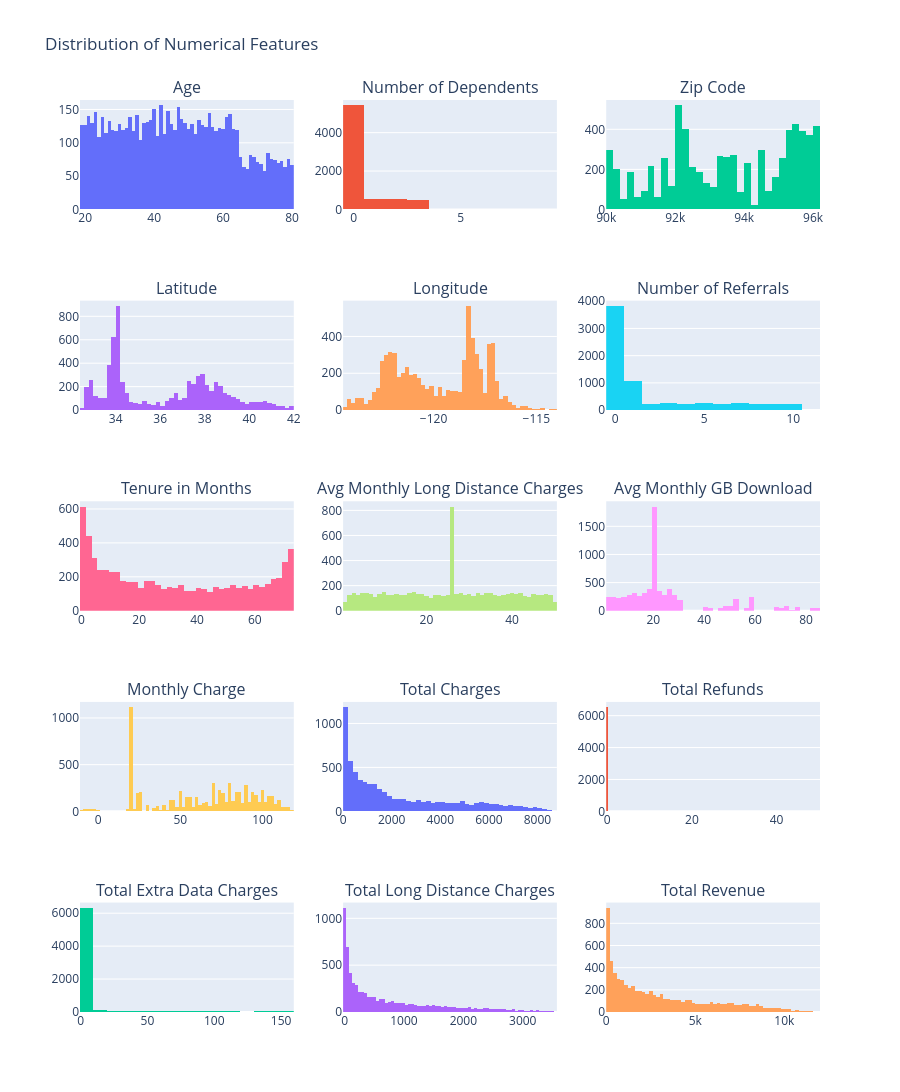

Notebook code cell kept with this figure:
### Code cell
# Create distribution plots for numerical features
n_cols = 3
n_rows = (len(numerical_cols) + n_cols - 1) // n_cols

fig = make_subplots(rows=n_rows, cols=n_cols, 
                    subplot_titles=numerical_cols[:n_rows*n_cols],
                    vertical_spacing=0.1)

for idx, col in enumerate(numerical_cols[:n_rows*n_cols]):
    row = idx // n_cols + 1
    col_pos = idx % n_cols + 1
    
    if idx < len(numerical_cols):
        fig.add_trace(
            go.Histogram(x=df_clean[numerical_cols[idx]], 
                        name=numerical_cols[idx],
                        showlegend=False),
            row=row, col=col_pos
        )

fig.update_layout(height=300*n_rows, 
                  title_text="Distribution of Numerical Features",
                  showlegend=False)
fig.show()

### Figure 1 — Plotly figure (JSON) as saved in the notebook; plotly's stock layout.template omitted (floating-point values rounded to 4 significant figures; data arrays with more than 128 entries replaced by an {"elided": "..."} marker saying what was removed)
{"data": [{"name": "Age", "showlegend": false, "type": "histogram", "x": {"elided": "7043 int values"}, "xaxis": "x", "yaxis": "y"}, {"name": "Number of Dependents", "showlegend": false, "type": "histogram", "x": {"elided": "7043 int values"}, "xaxis": "x2", "yaxis": "y2"}, {"name": "Zip Code", "showlegend": false, "type": "histogram", "x": {"elided": "7043 int values"}, "xaxis": "x3", "yaxis": "y3"}, {"name": "Latitude", "showlegend": false, "type": "histogram", "x": {"elided": "7043 float values"}, "xaxis": "x4", "yaxis": "y4"}, {"name": "Longitude", "showlegend": false, "type": "histogram", "x": {"elided": "7043 float values"}, "xaxis": "x5", "yaxis": "y5"}, {"name": "Number of Referrals", "showlegend": false, "type": "histogram", "x": {"elided": "7043 int values"}, "xaxis": "x6", "yaxis": "y6"}, {"name": "Tenure in Months", "showlegend": false, "type": "histogram", "x": {"elided": "7043 int values"}, "xaxis": "x7", "yaxis": "y7"}, {"name": "Avg Monthly Long Distance Charges", "showlegend": false, "type": "histogram", "x": {"elided": "7043 float values"}, "xaxis": "x8", "yaxis": "y8"}, {"name": "Avg Monthly GB Download", "showlegend": false, "type": "histogram", "x": {"elided": "7043 float values"}, "xaxis": "x9", "yaxis": "y9"}, {"name": "Monthly Charge", "showlegend": false, "type": "histogram", "x": {"elided": "7043 float values"}, "xaxis": "x10", "yaxis": "y10"}, {"name": "Total Charges", "showlegend": false, "type": "histogram", "x": {"elided": "7043 float values"}, "xaxis": "x11", "yaxis": "y11"}, {"name": "Total Refunds", "showlegend": false, "type": "histogram", "x": {"elided": "7043 float values"}, "xaxis": "x12", "yaxis": "y12"}, {"name": "Total Extra Data Charges", "showlegend": false, "type": "histogram", "x": {"elided": "7043 int values"}, "xaxis": "x13", "yaxis": "y13"}, {"name": "Total Long Distance Charges", "showlegend": false, "type": "histogram", "x": {"elided": "7043 float values"}, "xaxis": "x14", "yaxis": "y14"}, {"name": "Total Revenue", "showlegend": false, "type": "histogram", "x": {"elided": "7043 float values"}, "xaxis": "x15", "yaxis": "y15"}], "layout": {"annotations": [{"font": {"size": 16}, "showarrow": false, "text": "Age", "x": 0.1444, "xanchor": "center", "xref": "paper", "y": 1, "yanchor": "bottom", "yref": "paper"}, {"font": {"size": 16}, "showarrow": false, "text": "Number of Dependents", "x": 0.5, "xanchor": "center", "xref": "paper", "y": 1, "yanchor": "bottom", "yref": "paper"}, {"font": {"size": 16}, "showarrow": false, "text": "Zip Code", "x": 0.8556, "xanchor": "center", "xref": "paper", "y": 1, "yanchor": "bottom", "yref": "paper"}, {"font": {"size": 16}, "showarrow": false, "text": "Latitude", "x": 0.1444, "xanchor": "center", "xref": "paper", "y": 0.78, "yanchor": "bottom", "yref": "paper"}, {"font": {"size": 16}, "showarrow": false, "text": "Longitude", "x": 0.5, "xanchor": "center", "xref": "paper", "y": 0.78, "yanchor": "bottom", "yref": "paper"}, {"font": {"size": 16}, "showarrow": false, "text": "Number of Referrals", "x": 0.8556, "xanchor": "center", "xref": "paper", "y": 0.78, "yanchor": "bottom", "yref": "paper"}, {"font": {"size": 16}, "showarrow": false, "text": "Tenure in Months", "x": 0.1444, "xanchor": "center", "xref": "paper", "y": 0.56, "yanchor": "bottom", "yref": "paper"}, {"font": {"size": 16}, "showarrow": false, "text": "Avg Monthly Long Distance Charges", "x": 0.5, "xanchor": "center", "xref": "paper", "y": 0.56, "yanchor": "bottom", "yref": "paper"}, {"font": {"size": 16}, "showarrow": false, "text": "Avg Monthly GB Download", "x": 0.8556, "xanchor": "center", "xref": "paper", "y": 0.56, "yanchor": "bottom", "yref": "paper"}, {"font": {"size": 16}, "showarrow": false, "text": "Monthly Charge", "x": 0.1444, "xanchor": "center", "xref": "paper", "y": 0.34, "yanchor": "bottom", "yref": "paper"}, {"font": {"size": 16}, "showarrow": false, "text": "Total Charges", "x": 0.5, "xanchor": "center", "xref": "paper", "y": 0.34, "yanchor": "bottom", "yref": "paper"}, {"font": {"size": 16}, "showarrow": false, "text": "Total Refunds", "x": 0.8556, "xanchor": "center", "xref": "paper", "y": 0.34, "yanchor": "bottom", "yref": "paper"}, {"font": {"size": 16}, "showarrow": false, "text": "Total Extra Data Charges", "x": 0.1444, "xanchor": "center", "xref": "paper", "y": 0.12, "yanchor": "bottom", "yref": "paper"}, {"font": {"size": 16}, "showarrow": false, "text": "Total Long Distance Charges", "x": 0.5, "xanchor": "center", "xref": "paper", "y": 0.12, "yanchor": "bottom", "yref": "paper"}, {"font": {"size": 16}, "showarrow": false, "text": "Total Revenue", "x": 0.8556, "xanchor": "center", "xref": "paper", "y": 0.12, "yanchor": "bottom", "yref": "paper"}], "height": 1500, "showlegend": false, "title": {"text": "Distribution of Numerical Features"}, "xaxis": {"anchor": "y", "domain": [0, 0.2889]}, "xaxis10": {"anchor": "y10", "domain": [0, 0.2889]}, "xaxis11": {"anchor": "y11", "domain": [0.3556, 0.6444]}, "xaxis12": {"anchor": "y12", "domain": [0.7111, 1]}, "xaxis13": {"anchor": "y13", "domain": [0, 0.2889]}, "xaxis14": {"anchor": "y14", "domain": [0.3556, 0.6444]}, "xaxis15": {"anchor": "y15", "domain": [0.7111, 1]}, "xaxis2": {"anchor": "y2", "domain": [0.3556, 0.6444]}, "xaxis3": {"anchor": "y3", "domain": [0.7111, 1]}, "xaxis4": {"anchor": "y4", "domain": [0, 0.2889]}, "xaxis5": {"anchor": "y5", "domain": [0.3556, 0.6444]}, "xaxis6": {"anchor": "y6", "domain": [0.7111, 1]}, "xaxis7": {"anchor": "y7", "domain": [0, 0.2889]}, "xaxis8": {"anchor": "y8", "domain": [0.3556, 0.6444]}, "xaxis9": {"anchor": "y9", "domain": [0.7111, 1]}, "yaxis": {"anchor": "x", "domain": [0.88, 1]}, "yaxis10": {"anchor": "x10", "domain": [0.22, 0.34]}, "yaxis11": {"anchor": "x11", "domain": [0.22, 0.34]}, "yaxis12": {"anchor": "x12", "domain": [0.22, 0.34]}, "yaxis13": {"anchor": "x13", "domain": [0, 0.12]}, "yaxis14": {"anchor": "x14", "domain": [0, 0.12]}, "yaxis15": {"anchor": "x15", "domain": [0, 0.12]}, "yaxis2": {"anchor": "x2", "domain": [0.88, 1]}, "yaxis3": {"anchor": "x3", "domain": [0.88, 1]}, "yaxis4": {"anchor": "x4", "domain": [0.66, 0.78]}, "yaxis5": {"anchor": "x5", "domain": [0.66, 0.78]}, "yaxis6": {"anchor": "x6", "domain": [0.66, 0.78]}, "yaxis7": {"anchor": "x7", "domain": [0.44, 0.56]}, "yaxis8": {"anchor": "x8", "domain": [0.44, 0.56]}, "yaxis9": {"anchor": "x9", "domain": [0.44, 0.56]}}}
